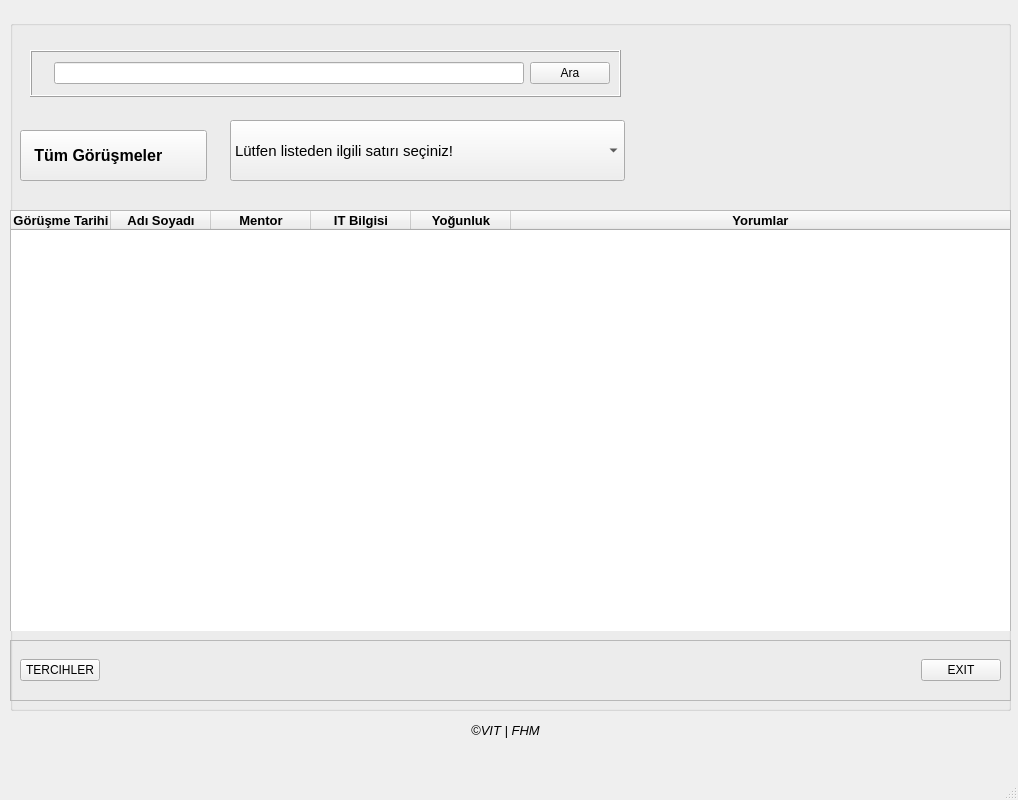
<?xml version="1.0" encoding="UTF-8"?>
<ui version="4.0">
 <class>MentorGorusmeSayfasi</class>
 <widget class="QMainWindow" name="MentorGorusmeSayfasi">
  <property name="geometry">
   <rect>
    <x>0</x>
    <y>0</y>
    <width>1018</width>
    <height>800</height>
   </rect>
  </property>
  <property name="sizePolicy">
   <sizepolicy hsizetype="Preferred" vsizetype="Preferred">
    <horstretch>0</horstretch>
    <verstretch>0</verstretch>
   </sizepolicy>
  </property>
  <property name="minimumSize">
   <size>
    <width>600</width>
    <height>800</height>
   </size>
  </property>
  <property name="maximumSize">
   <size>
    <width>1920</width>
    <height>1080</height>
   </size>
  </property>
  <property name="windowTitle">
   <string>MainWindow</string>
  </property>
  <widget class="QWidget" name="centralwidget">
   <widget class="QGroupBox" name="groupBox">
    <property name="geometry">
     <rect>
      <x>10</x>
      <y>20</y>
      <width>1001</width>
      <height>691</height>
     </rect>
    </property>
    <property name="sizePolicy">
     <sizepolicy hsizetype="Fixed" vsizetype="Fixed">
      <horstretch>0</horstretch>
      <verstretch>0</verstretch>
     </sizepolicy>
    </property>
    <property name="title">
     <string/>
    </property>
    <widget class="QFrame" name="frame_2">
     <property name="geometry">
      <rect>
       <x>0</x>
       <y>10</y>
       <width>1001</width>
       <height>601</height>
      </rect>
     </property>
     <property name="frameShape">
      <enum>QFrame::NoFrame</enum>
     </property>
     <property name="frameShadow">
      <enum>QFrame::Raised</enum>
     </property>
     <widget class="QFrame" name="frame">
      <property name="geometry">
       <rect>
        <x>20</x>
        <y>20</y>
        <width>591</width>
        <height>47</height>
       </rect>
      </property>
      <property name="frameShape">
       <enum>QFrame::Box</enum>
      </property>
      <property name="frameShadow">
       <enum>QFrame::Raised</enum>
      </property>
      <layout class="QHBoxLayout" name="horizontalLayout_3">
       <item>
        <widget class="QLabel" name="Mercek">
         <property name="styleSheet">
          <string notr="true">background-color: transparent;
background: none;
border: none;
background-repeat: none;</string>
         </property>
         <property name="text">
          <string/>
         </property>
         <property name="pixmap">
          <pixmap>search-button.png</pixmap>
         </property>
         <property name="scaledContents">
          <bool>true</bool>
         </property>
        </widget>
       </item>
       <item>
        <widget class="QLineEdit" name="aramaKutusu">
         <property name="toolTip">
          <string>Aramak istediğiniz kelimeyi yazınız!</string>
         </property>
         <property name="styleSheet">
          <string notr="true">border-color: rgb(0, 170, 255);</string>
         </property>
         <property name="text">
          <string/>
         </property>
        </widget>
       </item>
       <item>
        <widget class="QPushButton" name="araButonu">
         <property name="styleSheet">
          <string notr="true">font: 700 10pt &quot;Segoe UI&quot;;</string>
         </property>
         <property name="text">
          <string>Ara</string>
         </property>
        </widget>
       </item>
      </layout>
     </widget>
     <widget class="QComboBox" name="cokluSecenekKutusu">
      <property name="geometry">
       <rect>
        <x>220</x>
        <y>90</y>
        <width>395</width>
        <height>61</height>
       </rect>
      </property>
      <property name="font">
       <font>
        <pointsize>11</pointsize>
       </font>
      </property>
      <item>
       <property name="text">
        <string>Lütfen listeden ilgili satırı seçiniz!</string>
       </property>
      </item>
      <item>
       <property name="text">
        <string>VIT projesinin tamamına katılması uygun olur</string>
       </property>
      </item>
      <item>
       <property name="text">
        <string>VIT projesi ilk IT eğitimi alıp ITPH a yönlendirilmesi uygun olur</string>
       </property>
      </item>
      <item>
       <property name="text">
        <string>VIT projesi ingilizce eğitimi alıp ITPH a yönlendirilmesi uygun olur</string>
       </property>
      </item>
      <item>
       <property name="text">
        <string>VIT projesi kapsamında direkt ITPH a yönlendirilmesi uygun olur.</string>
       </property>
      </item>
      <item>
       <property name="text">
        <string>Direkt bireysel koçluk ile işe yönlendirilmesi uygun olur</string>
       </property>
      </item>
      <item>
       <property name="text">
        <string>Bir sonraki VIT projesine katilmasi daha uygun olur</string>
       </property>
      </item>
      <item>
       <property name="text">
        <string>Başka bir sektöre yönlendirilmeli</string>
       </property>
      </item>
      <item>
       <property name="text">
        <string>Diger</string>
       </property>
      </item>
     </widget>
     <widget class="QPushButton" name="geriButonu">
      <property name="geometry">
       <rect>
        <x>920</x>
        <y>590</y>
        <width>51</width>
        <height>51</height>
       </rect>
      </property>
      <property name="toolTip">
       <string>Başvurular sayfasına geri döner</string>
      </property>
      <property name="styleSheet">
       <string notr="true">background-color: transparent;
background: none;
border: none;
background-repeat: none;</string>
      </property>
      <property name="text">
       <string/>
      </property>
      <property name="icon">
       <iconset>
        <normaloff>geri_tusu.png</normaloff>geri_tusu.png</iconset>
      </property>
      <property name="iconSize">
       <size>
        <width>56</width>
        <height>56</height>
       </size>
      </property>
     </widget>
     <widget class="QTableWidget" name="tableWidget">
      <property name="geometry">
       <rect>
        <x>0</x>
        <y>180</y>
        <width>1001</width>
        <height>471</height>
       </rect>
      </property>
      <attribute name="horizontalHeaderStretchLastSection">
       <bool>true</bool>
      </attribute>
      <column>
       <property name="text">
        <string>Görüşme Tarihi</string>
       </property>
       <property name="font">
        <font>
         <pointsize>10</pointsize>
         <weight>75</weight>
         <bold>true</bold>
        </font>
       </property>
      </column>
      <column>
       <property name="text">
        <string>Adı Soyadı</string>
       </property>
       <property name="font">
        <font>
         <pointsize>10</pointsize>
         <weight>75</weight>
         <bold>true</bold>
        </font>
       </property>
      </column>
      <column>
       <property name="text">
        <string>Mentor</string>
       </property>
       <property name="font">
        <font>
         <pointsize>10</pointsize>
         <weight>75</weight>
         <bold>true</bold>
        </font>
       </property>
      </column>
      <column>
       <property name="text">
        <string>IT Bilgisi</string>
       </property>
       <property name="font">
        <font>
         <pointsize>10</pointsize>
         <weight>75</weight>
         <bold>true</bold>
        </font>
       </property>
      </column>
      <column>
       <property name="text">
        <string>Yoğunluk</string>
       </property>
       <property name="font">
        <font>
         <pointsize>10</pointsize>
         <weight>75</weight>
         <bold>true</bold>
        </font>
       </property>
      </column>
      <column>
       <property name="text">
        <string>Yorumlar</string>
       </property>
       <property name="font">
        <font>
         <pointsize>10</pointsize>
         <weight>75</weight>
         <bold>true</bold>
        </font>
       </property>
      </column>
     </widget>
     <widget class="QPushButton" name="tumGorusmelerButonu">
      <property name="enabled">
       <bool>true</bool>
      </property>
      <property name="geometry">
       <rect>
        <x>10</x>
        <y>100</y>
        <width>187</width>
        <height>51</height>
       </rect>
      </property>
      <property name="minimumSize">
       <size>
        <width>1</width>
        <height>1</height>
       </size>
      </property>
      <property name="maximumSize">
       <size>
        <width>1200</width>
        <height>1000</height>
       </size>
      </property>
      <property name="font">
       <font>
        <pointsize>12</pointsize>
        <weight>75</weight>
        <bold>true</bold>
       </font>
      </property>
      <property name="styleSheet">
       <string notr="true">text-align: left; /* Metni sola hizala */</string>
      </property>
      <property name="text">
       <string>   Tüm Görüşmeler</string>
      </property>
     </widget>
     <widget class="QLabel" name="label">
      <property name="geometry">
       <rect>
        <x>750</x>
        <y>20</y>
        <width>111</width>
        <height>131</height>
       </rect>
      </property>
      <property name="text">
       <string/>
      </property>
      <property name="pixmap">
       <pixmap>logo1.png</pixmap>
      </property>
      <property name="scaledContents">
       <bool>true</bool>
      </property>
     </widget>
     <widget class="QLabel" name="liste_kisi_sayisi">
      <property name="geometry">
       <rect>
        <x>230</x>
        <y>150</y>
        <width>481</width>
        <height>20</height>
       </rect>
      </property>
      <property name="styleSheet">
       <string notr="true">font: 700 10pt &quot;Segoe UI&quot;;
color: rgb(255, 0, 0);</string>
      </property>
      <property name="text">
       <string/>
      </property>
     </widget>
    </widget>
    <widget class="QFrame" name="frame_6">
     <property name="geometry">
      <rect>
       <x>0</x>
       <y>620</y>
       <width>1001</width>
       <height>61</height>
      </rect>
     </property>
     <property name="frameShape">
      <enum>QFrame::StyledPanel</enum>
     </property>
     <property name="frameShadow">
      <enum>QFrame::Raised</enum>
     </property>
     <layout class="QHBoxLayout" name="horizontalLayout_5">
      <item>
       <widget class="QPushButton" name="tercihlerButonu">
        <property name="styleSheet">
         <string notr="true">font: 700 10pt &quot;Segoe UI&quot;;</string>
        </property>
        <property name="text">
         <string>TERCIHLER</string>
        </property>
       </widget>
      </item>
      <item>
       <spacer name="horizontalSpacer">
        <property name="orientation">
         <enum>Qt::Horizontal</enum>
        </property>
        <property name="sizeHint" stdset="0">
         <size>
          <width>40</width>
          <height>20</height>
         </size>
        </property>
       </spacer>
      </item>
      <item>
       <widget class="QPushButton" name="cikisButonu">
        <property name="styleSheet">
         <string notr="true">font: 700 10pt &quot;Segoe UI&quot;;</string>
        </property>
        <property name="text">
         <string>EXIT</string>
        </property>
       </widget>
      </item>
     </layout>
    </widget>
   </widget>
   <widget class="QLabel" name="VitHes">
    <property name="geometry">
     <rect>
      <x>0</x>
      <y>710</y>
      <width>1011</width>
      <height>41</height>
     </rect>
    </property>
    <property name="font">
     <font>
      <pointsize>10</pointsize>
      <italic>true</italic>
     </font>
    </property>
    <property name="text">
     <string>©VIT | FHM</string>
    </property>
    <property name="alignment">
     <set>Qt::AlignCenter</set>
    </property>
   </widget>
  </widget>
  <widget class="QStatusBar" name="statusbar"/>
 </widget>
 <resources/>
 <connections/>
</ui>
